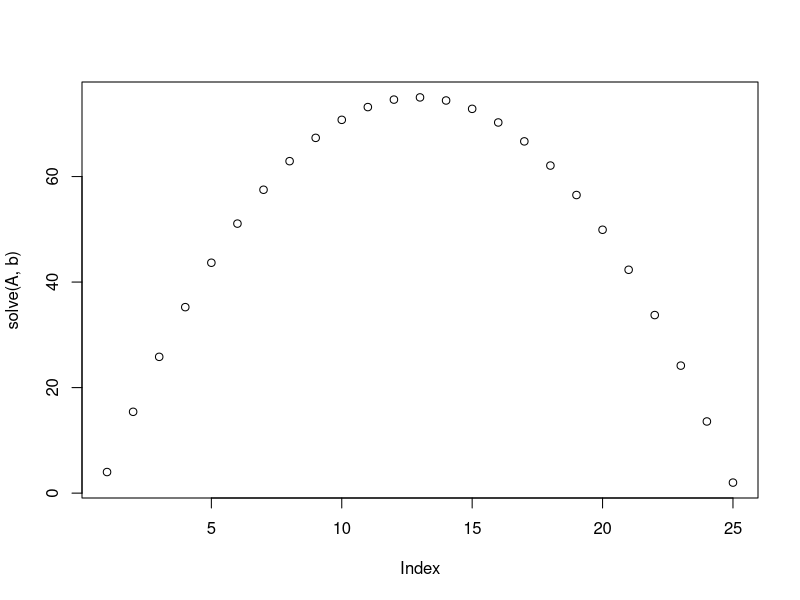
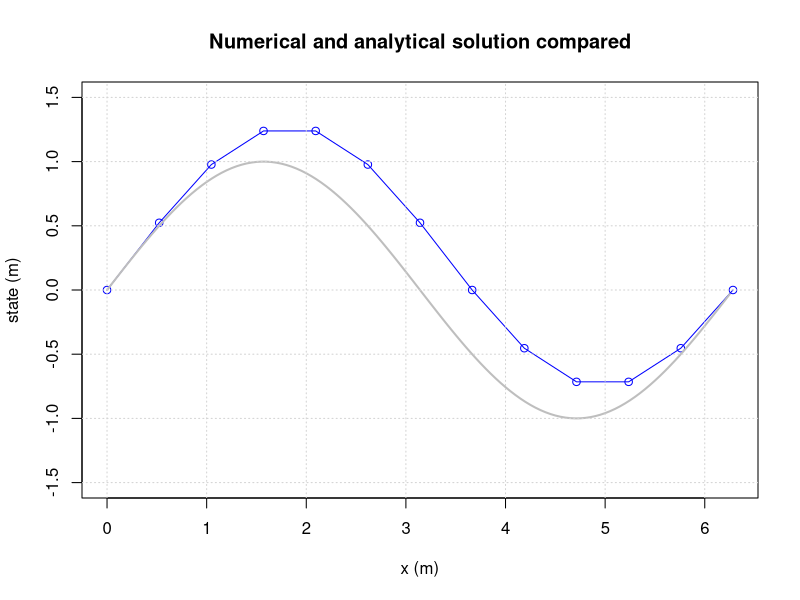
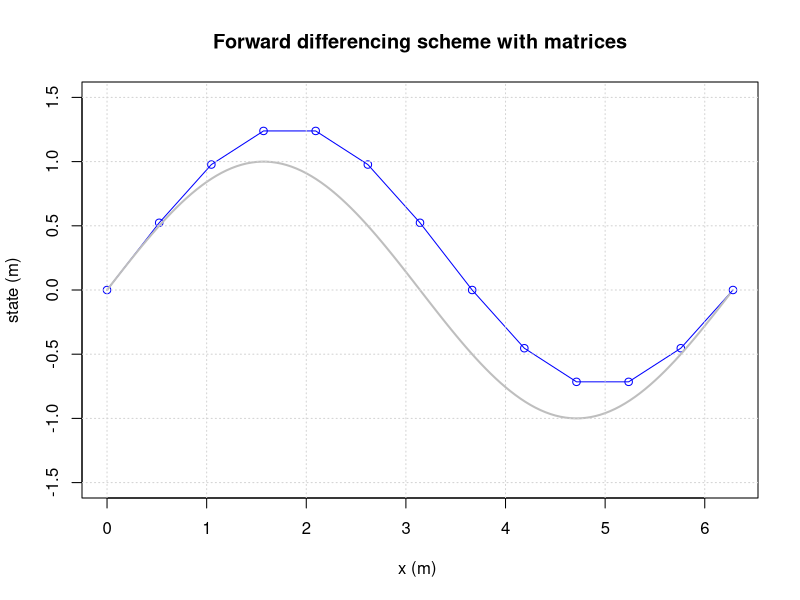
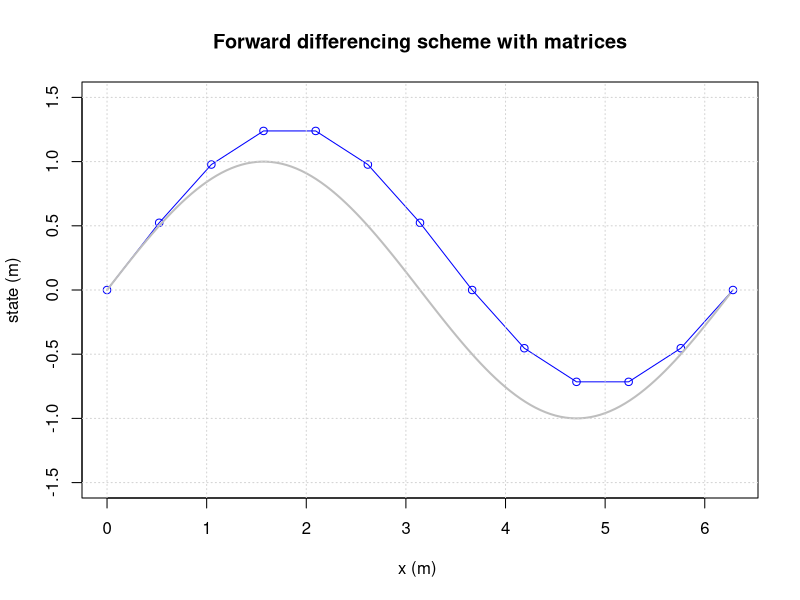
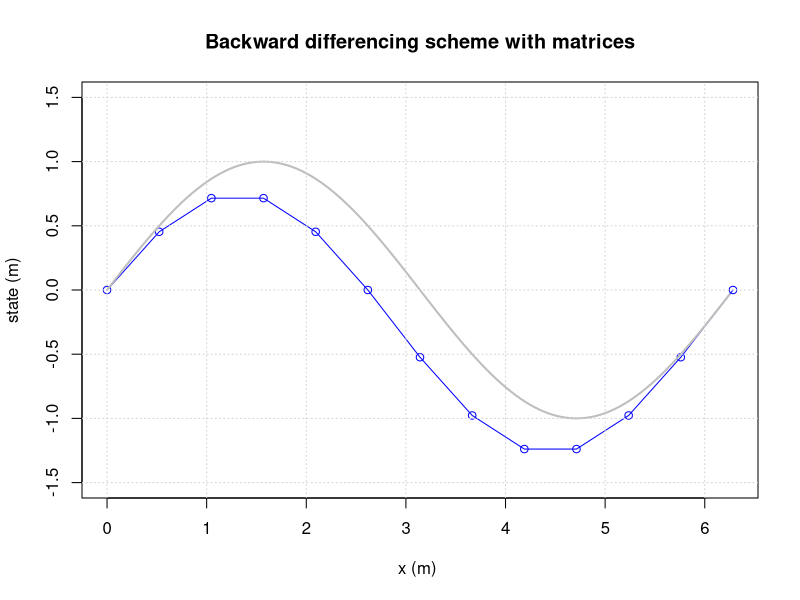
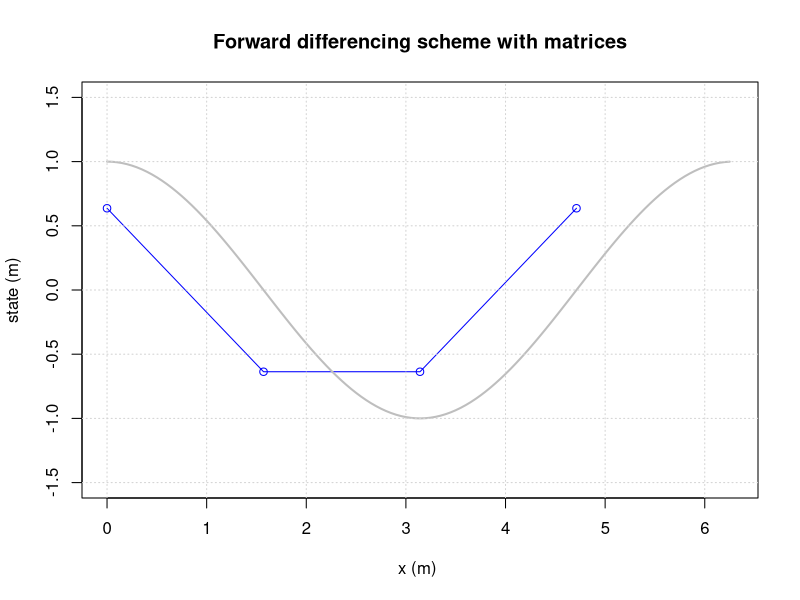
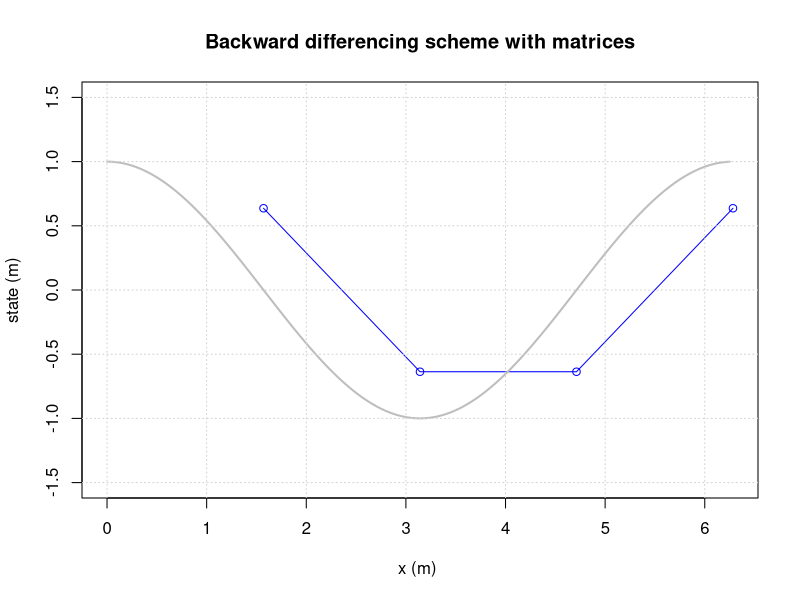
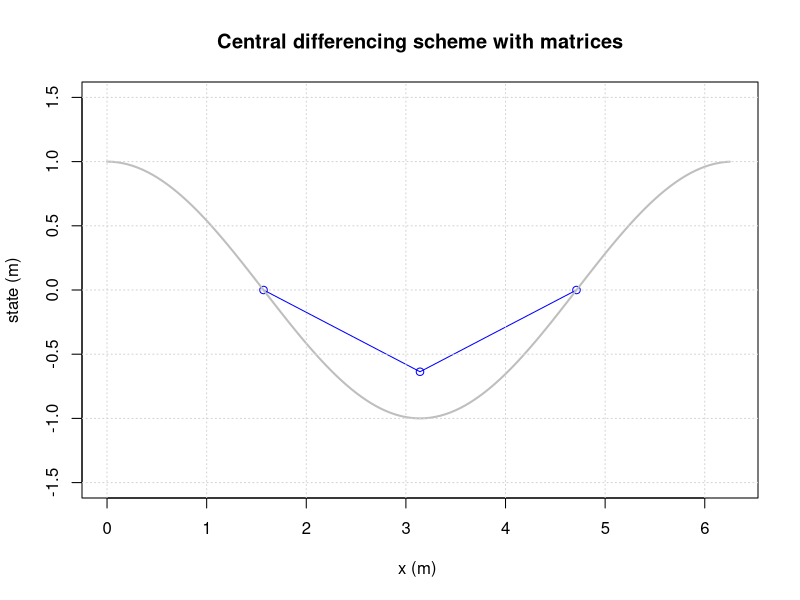

Write the R code that produced these figures, in order.
## ---- chunk 1
M = matrix (c(1, 2, 3, 4, 5, 6) , nrow=2)
print(M)
## ---- chunk 2
M[1,2]= 100
M[1, ]= c(10, 11, 12)
M[ ,2]= c(-1 ,-2)
## ---- chunk 3
M = matrix(c(1, 2, 3, 4, 5, 6), nrow=2 , ncol=3)
## ---- chunk 4
M = matrix(c(1, 2, 3, 4, 5, 6) , nrow=2 , ncol=2)
## ---- chunk 5
M = matrix(c(1, 2, 3, 4, 5, 6) , nrow=2 , ncol=4)
## ---- chunk 6
M = matrix(c(1, 2, 3, 4, 5, 6) , nrow=2 , ncol=3 , byrow=TRUE)
## ---- chunk 7
M = matrix(0,nrow=5,ncol=7)
for(i in 1:nrow(M)) {
  for(j in 1:ncol(M)){
    M[i,j]=i+j
  }
}
print(M)
## ---- chunk 8
M = matrix(0,nrow=3,ncol=5)
for(i in 1:nrow(M)) {
  for(j in 1:ncol(M)){
    M[i,j]=10*i+j
  }
}
print(M)
## ---- chunk 9
M = matrix(0,nrow=5,ncol=5)
for(i in 1:nrow(M)) {
  for(j in 1:ncol(M)){
    M[i,j]=abs(i-j)
  }
}
print(M)
## ---- chunk 10
A = matrix(c(1,0,0,0,0,-1,2,-1,0,0,0,-1,2,-1,0,0,0,-1,2,-1,0,0,0,0,1),nrow=5,ncol=5,byrow=TRUE)
b = matrix(c(4,1,1,1,2),nrow=5)
print(solve(A,b))
## ---- chunk 11
N      = 5
A      = matrix(0,nrow=N,ncol=N)
b      = rep(1,length=N)
A[1,1] = 1
b[1]   = 4
## ---- chunk 12
N      = 25
A      = matrix(0,nrow=N,ncol=N)
b      = rep(1,length=N)
A[1,1] = 1
b[1]   = 4
b[N]   = 2
A[N,N] = 1
for(i in 2:(N-1)){
  A[i,i  ] = 2
  A[i,i-1] = -1
  A[i,i+1] = -1
}
print(solve(A,b))
plot(solve(A,b))
## ---- chunk 13
M=matrix(0,nrow=3,ncol=3)
# bring flux between 1and 2 in matrix
M[1,1] = M[1,1]-7
M[1,2] = M[1,2]+7
M[2,2] = M[2,2]-7
M[2,1] = M[2,1]+7
# bring flux between 1 and 3 in matrix
M[1,1] = M[1,1]-5
M[1,3] = M[1,3]+5
M[3,3] = M[3,3]-5
M[3,1] = M[3,1]+5
# bring flux between 2 and 3 in matrix
M[2,2] = M[2,2]-8
M[2,3] = M[2,3]+8
M[3,3] = M[3,3]-8
M[3,2] = M[3,2]+8
# bring in the boundary condition
M[1,]  = 0
M[1,1] = 1
# right hand side
b = c(2,-1,-2)
print(solve(M,b))
## ---- chunk 14
M=matrix(0,nrow=3,ncol=3)
# bring flux between 1and 2 in matrix
M[1,1] = M[1,1]-7
M[1,2] = M[1,2]+7
M[2,2] = M[2,2]-7
M[2,1] = M[2,1]+7
# bring flux between 1 and 3 in matrix
M[1,1] = M[1,1]-5
M[1,3] = M[1,3]+5
M[3,3] = M[3,3]-5
M[3,1] = M[3,1]+5
# bring flux between 2 and 3 in matrix
M[2,2] = M[2,2]-8
M[2,3] = M[2,3]+8
M[3,3] = M[3,3]-8
M[3,2] = M[3,2]+8
# bring in the boundary condition
M[1,]  = 0
M[1,1] = 1
# right hand side
b = c(2,0,0)
print(solve(M,b))
## ---- chunk 15
# Initial parameter values
left          = 0     # usually this variable is set to 0
right         = 2*pi  # end time of the simulation (50)
dx            = pi/6  # delta t; time discretisation (0.25)
left.state    = 0     # state of the system at the beginning of the simulation

# Simulation initialisation
space         = left
result.state  = c(left.state)
result.space  = c(left)
current.state = left.state

sys.fun = function(space,state){
  return(state + dx*cos(space))
}

# Simulation
while(space < right)
{
  current.state = sys.fun(space,current.state)
  result.state  = c(result.state,current.state)
  space         = space + dx
  result.space  = c(result.space,space)
}

# Plotting
plot(result.space,result.state,type='o', xlab="x (m)",ylab="state (m)", ylim = c(-1.5,1.5), col="blue")
space.sequence = seq(left,right,by=0.05)
analyt.state=sin(space.sequence)
lines(space.sequence,analyt.state,col='grey',lwd=2)
title(main='Numerical and analytical solution compared')
grid()
## ---- chunk 16
rm(list=ls()) 

# setting up initial parameters
dx    = pi/6
left  = 0
right = 2*pi
xcoor = seq(left,right, by=dx) # builds a list of all coordinates
N     = length(xcoor)

bl    = 0                      # left boundary condition
V     = c()                    # build an empty vector for the solutions
M     = matrix(0,nrow=length(xcoor),ncol=length(xcoor)) # an empty matrix for the differencing scheme

# populating vector and matrix
for(j in 2:(length(xcoor)))
{
  M[j,j]   = 1/dx
  M[j,j-1] = -1/dx
  V[j]     = cos(xcoor[j-1]) # it belongs to the j-1 step
}

# left boundary condtion
M[1,1]     = 1
V[1]       = bl

# solve matrix equation
s = solve(M,V)

# plotting
plot(xcoor,s,ylab="state (m)",xlab="x (m) ",type='o',col='blue', ylim=c(-1.5,1.5)) # numerical approximation
x_sol = seq(left,right,by=0.05)
lines(x_sol,sin(x_sol),type='l', col="grey",lwd=2)
title(main='Forward differencing scheme with matrices')
grid()
## ---- chunk 17
rm(list=ls()) 

# setting up initial parameters
dx    = pi/6
left  = 0
right = 2*pi
xcoor = seq(left,right, by=dx) # builds a list of all coordinates
N     = length(xcoor)

br    = 0                      # left boundary condition
V     = c()                    # build an empty vector for the solutions
M     = matrix(0,nrow=length(xcoor),ncol=length(xcoor)) # an empty matrix for the differencing scheme

# populating vector and matrix
for(j in 1:(length(xcoor)-1))
{
  M[j,j]   = -1/dx
  M[j,j+1] = 1/dx
  V[j]     = cos(xcoor[j]) # it belongs to the j'th step
}

# left boundary condtion
M[N,N]     = 1
V[N]       = br

# solve matrix equation
s = solve(M,V)

# plotting
plot(xcoor,s,ylab="state (m)",xlab="x (m) ",type='o',col='blue', ylim=c(-1.5,1.5)) # numerical approximation
x_sol = seq(left,right,by=0.05)
lines(x_sol,sin(x_sol),type='l', col="grey",lwd=2)
title(main='Forward differencing scheme with matrices')
grid()
## ---- chunk 18
rm(list=ls()) 

# setting up initial parameters
dx    = pi/6
left  = 0
right = 2*pi
xcoor = seq(left,right, by=dx) # builds a list of all coordinates

bl    = 0                      # left boundary condition
V     = c()                    # build an empty vector for the solutions
M     = matrix(0,nrow=length(xcoor),ncol=length(xcoor)) # an empty matrix for the differencing scheme

# populating vector and matrix
for(j in 2:(length(xcoor)))
{
  M[j,j]   = 1
  M[j,j-1] = -1
  V[j]     = dx*cos(xcoor[j])
}

# left boundary condtion
M[1,1]     = 1
M[1,2]     = 0
V[1]       = bl

# solve matrix equation
s = solve(M,V)

# plotting
plot(xcoor,s,ylab="state (m)",xlab="x (m) ",type='o',col='blue', ylim=c(-1.5,1.5)) # numerical approximation
x_sol = seq(left,right,by=0.05)
lines(x_sol,sin(x_sol),type='l', col="grey",lwd=2)
title(main='Backward differencing scheme with matrices')
grid()
## ---- chunk 19
rm(list=ls()) 

# setting up initial parameters
dx    = pi/2
left  = 0
right = 2*pi
xcoor = seq(left,right, by=dx) # builds a list of all coordinates

M     = matrix(0,nrow=length(xcoor),ncol=length(xcoor)) # an empty matrix for the differencing scheme

# populating vector and matrix
for(j in 1:(length(xcoor)-1))
{
  M[j,j]   = -1/dx
  M[j,j+1] = 1/dx
}

s = sin(xcoor)

# solve matrix equation
V = M %*% s

# plotting
N = length(xcoor)
plot(xcoor[1:(N-1)],V[1:(N-1)],ylab="state (m)",xlab="x (m) ",type='o',col='blue', ylim=c(-1.5,1.5), xlim = c(0,2*pi)) # numerical approximation
x_sol = seq(left,right,by=0.05)
lines(x_sol,cos(x_sol),type='l', col="grey",lwd=2)
title(main='Forward differencing scheme with matrices')
grid()
## ---- chunk 20
rm(list=ls()) 

# setting up initial parameters
dx    = pi/2
left  = 0
right = 2*pi
xcoor = seq(left,right, by=dx) # builds a list of all coordinates

M     = matrix(0,nrow=length(xcoor),ncol=length(xcoor)) # an empty matrix for the differencing scheme

# populating vector and matrix
for(j in 2:(length(xcoor)))
{
  M[j,j]   = +1/dx
  M[j,j-1] = -1/dx
}

s = sin(xcoor)

# solve matrix equation
V = M %*% s

# plotting
N = length(xcoor)
plot(xcoor[2:N],V[2:N],ylab="state (m)",xlab="x (m) ",type='o',col='blue', ylim=c(-1.5,1.5), xlim = c(0,2*pi)) # numerical approximation
x_sol = seq(left,right,by=0.05)
lines(x_sol,cos(x_sol),type='l', col="grey",lwd=2)
title(main='Backward differencing scheme with matrices')
grid()
## ---- chunk 21
rm(list=ls()) 

# setting up initial parameters
dx    = pi/2
left  = 0
right = 2*pi
xcoor = seq(left,right, by=dx) # builds a list of all coordinates
N     = length(xcoor)

M     = matrix(0,nrow=length(xcoor),ncol=length(xcoor)) # an empty matrix for the differencing scheme

# populating vector and matrix
for(j in 2:(length(xcoor)-1))
{
  M[j,j+1] = 1/(2*dx)
  M[j,j-1] = -1/(2*dx)
}

s = sin(xcoor)

# solve matrix equation
V = M %*% s

# plotting
N = length(xcoor)
plot(xcoor[2:(N-1)],V[2:(N-1)],ylab="state (m)",xlab="x (m) ",type='o',col='blue', ylim=c(-1.5,1.5), xlim = c(0,2*pi)) # numerical approximation
x_sol = seq(left,right,by=0.05)
lines(x_sol,cos(x_sol),type='l', col="grey",lwd=2)
title(main='Central differencing scheme with matrices')
grid()
## ---- chunk 22
rm(list=ls()) 

# setting up initial parameters
dx    = pi/2
left  = 0
right = 2*pi
xcoor = seq(left,right, by=dx) # builds a list of all coordinates
N     = length(xcoor)

M     = matrix(0,nrow=length(xcoor),ncol=length(xcoor)) # an empty matrix for the differencing scheme

# populating vector and matrix
for(j in 1:(length(xcoor)-1))
{
  M[j,j]   = -1/dx
  M[j,j+1] = 1/dx
}
M[N,N  ] = 1/dx
M[N,N-1] = -1/dx

s = sin(xcoor)

# solve matrix equation
V = M %*% s

# plotting
N = length(xcoor)
plot(xcoor[1:(N)],V[1:(N)],ylab="state (m)",xlab="x (m) ",type='o',col='blue', ylim=c(-1.5,1.5), xlim = c(0,2*pi)) # numerical approximation
x_sol = seq(left,right,by=0.05)
lines(x_sol,cos(x_sol),type='l', col="grey",lwd=2)
title(main='Forward differencing scheme with matrices')
grid()
## ---- chunk 23
rm(list=ls()) 

# setting up initial parameters
dx    = pi/2
left  = 0
right = 2*pi
xcoor = seq(left,right, by=dx) # builds a list of all coordinates
N     = length(xcoor)

M     = matrix(0,nrow=length(xcoor),ncol=length(xcoor)) # an empty matrix for the differencing scheme

# populating vector and matrix
for(j in 2:(length(xcoor)-1))
{
  M[j,j+1] = 1/(2*dx)
  M[j,j-1] = -1/(2*dx)
}
M[1,1  ] = -1/dx
M[1,2  ] = 1/dx
M[N,N  ] = 1/dx
M[N,N-1] = -1/dx


s = sin(xcoor)

# solve matrix equation
V = M %*% s

# plotting
N = length(xcoor)
plot(xcoor[1:(N)],V[1:(N)],ylab="state (m)",xlab="x (m) ",type='o',col='blue', ylim=c(-1.5,1.5), xlim = c(0,2*pi)) # numerical approximation
x_sol = seq(left,right,by=0.05)
lines(x_sol,cos(x_sol),type='l', col="grey",lwd=2)
title(main='Forward differencing scheme with matrices')
grid()
## ---- chunk 24
rm(list=ls()) 

# setting up initial parameters
dx    = pi/2
left  = 0
right = 2*pi
xcoor = seq(left,right, by=dx) # builds a list of all coordinates
N     = length(xcoor)

M     = matrix(0,nrow=length(xcoor),ncol=length(xcoor)) # an empty matrix for the differencing scheme

# populating vector and matrix
for(j in 2:(length(xcoor)-1))
{
  M[j,j+1] = 1/(dx^2)
  M[j,j  ] = -2/(dx^2)
  M[j,j-1] = 1/(dx^2)
}

s = sin(xcoor)

# solve matrix equation
V = M %*% s

# plotting
N = length(xcoor)
plot(xcoor[2:(N-1)],V[2:(N-1)],ylab="state (m)",xlab="x (m) ",type='o',col='blue', ylim=c(-1.5,1.5), xlim = c(0,2*pi)) # numerical approximation
x_sol = seq(left,right,by=0.05)
lines(x_sol,-sin(x_sol),type='l', col="grey",lwd=2)
title(main='Forward differencing scheme with matrices')
grid()
## ---- chunk 25
dx    = 5    # step size
D     = 5    # diffusion coefficient
u     = 5    # advectio coefficient
bl    = 0    # left boundary
br    = 1    # right boundary
n     = 5    # amount of nodes

left  = 0    # left coordinate
xcoor = seq(left,dx*(n-1), by=dx)

V     = c()  # build an empty vector for the solutions
M     = matrix(0,nrow=length(xcoor),ncol=length(xcoor)) 

for(j in 2:(length(xcoor)-1))
{
  M[j,j-1] = -u/(2*dx) - D/(dx^2)
  M[j,j  ] = 2*D/(dx^2)
  M[j,j+1] = u/(2*dx) - D/(dx^2)
  V[j]     = 0
}

# Left boundary
M[1,1] = 1
V[1]   = bl

# Right boundary
M[n,n] = 1
V[n]   = br

# Solve the system
s = solve(M,V)

print(M)
## ---- chunk 26
dx    = 5    # step size
D     = 5    # diffusion coefficient
u     = 5    # advectio coefficient
bl    = 0    # left boundary
br    = 1    # right boundary
n     = 5    # amount of nodes

left  = 0    # left coordinate
xcoor = seq(left,dx*(n-1), by=dx)

V     = c()  # build an empty vector for the solutions
M     = matrix(0,nrow=length(xcoor),ncol=length(xcoor)) 

for(j in 2:(length(xcoor)-1))
{
  M[j,j-1] = -u/(2*dx) - D/(dx^2)
  M[j,j  ] = 2*D/(dx^2)
  M[j,j+1] = u/(2*dx) - D/(dx^2)
  V[j]     = 0
}

# Left boundary
M[1,1] = 1
V[1]   = bl

# Right boundary
M[n,n] = 1
V[n]   = br

# Solve the system
s = solve(M,V)

# Plotting
plot(xcoor,s,ylab="state (m)",xlab="x (m) ",type='o',col='blue')
title(main='Advection Diffusion Equation')
grid()

# Calculate and plot the analytical solution
L = dx*(n-1)
xcooranalyt = seq(0,L, by=0.01)
sanalyt = c()
Danalyt = D
uanalyt = u
Peanalyt = uanalyt*L/Danalyt

for(j in 1:(length(xcooranalyt)))
{
  sanalyt[j] = bl+(exp(xcooranalyt[j]*Peanalyt/L)-1.)/(exp(Peanalyt)-1.)*(br-bl)
}

lines(xcooranalyt,sanalyt,col="grey",lwd=2) # analytical solution
legend(10, 0.8, c("numerical", "analytical"), col = c("blue","grey"), lty = c(1,1), pch = c(-1,-1))
## ---- chunk 27
dx    = 10   # step size
D     = 5    # diffusion coefficient
u     = 5    # advectio coefficient
bl    = 0    # left boundary
br    = 1    # right boundary

left  = 0    # left coordinate
right = 50
xcoor = seq(left,right, by=dx)

V     = c()  # build an empty vector for the solutions
M     = matrix(0,nrow=length(xcoor),ncol=length(xcoor)) 

for(j in 2:(length(xcoor)-1))
{
  M[j,j-1] = -u/(2*dx) - D/(dx^2)
  M[j,j  ] = 2*D/(dx^2)
  M[j,j+1] = u/(2*dx) - D/(dx^2)
  V[j]     = 0
}

# Left boundary
M[1,1] = 1
V[1]   = bl

# Right boundary
n = length(xcoor)
M[n,n] = 1
V[n]   = br

# Solve the system
s = solve(M,V)

# Plotting
plot(xcoor,s,ylab="state (m)",xlab="x (m) ",type='o',col='blue')
title(main='Advection Diffusion Equation')
grid()

# Calculate and plot the analytical solution
L = dx*(n-1)
xcooranalyt = seq(0,L, by=0.01)
sanalyt = c()
Danalyt = D
uanalyt = u
Peanalyt = uanalyt*L/Danalyt

for(j in 1:(length(xcooranalyt)))
{
  sanalyt[j] = bl+(exp(xcooranalyt[j]*Peanalyt/L)-1.)/(exp(Peanalyt)-1.)*(br-bl)
}

lines(xcooranalyt,sanalyt,col="grey",lwd=2) # analytical solution
legend(10, 0.8, c("numerical", "analytical"), col = c("blue","grey"), lty = c(1,1), pch = c(-1,-1))
## ---- chunk 28
dx    = 5    # step size
D     = 5    # diffusion coefficient
u     = 5    # advectio coefficient
bl    = 0    # left boundary
br    = dx/2 # right boundary

left  = 0    # left coordinate
right = 50
xcoor = seq(left,right, by=dx)
N     = length(xcoor)

V     = c()  # build an empty vector for the solutions
M     = matrix(0,nrow=length(xcoor),ncol=length(xcoor)) 

for(j in 2:(length(xcoor)-1))
{
  M[j,j-1] = -u/(2*dx) - D/(dx^2)
  M[j,j  ] = 2*D/(dx^2)
  M[j,j+1] = u/(2*dx) - D/(dx^2)
  V[j]     = 0
}

# Left boundary
M[1,1] = 1
V[1]   = bl

# Right boundary

M[N,N]   = 1
M[N,N-1] = -1
V[N]     = br

# Solve the system
s = solve(M,V)

# Plotting
plot(xcoor,s,ylab="state (m)",xlab="x (m) ",type='o',col='blue')
title(main='Advection Diffusion Equation, Neumann boundary')
grid()
